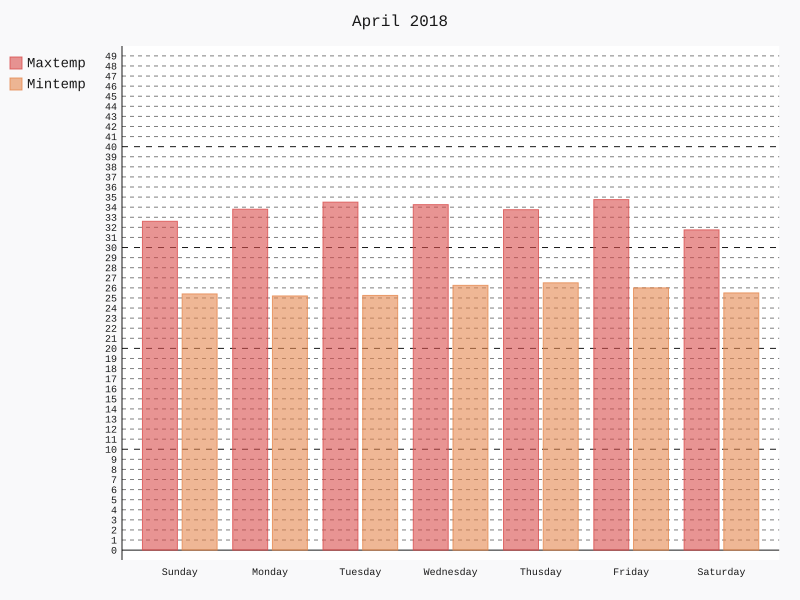

The Python source for this figure:
import pandas as pd
import pygal
from pygal.style import RedBlueStyle

def chart():
    """ Apr """
    data = pd.read_csv("4-april.csv")
    line_chart = pygal.Bar(fill=True, interpolate='cubic', style=RedBlueStyle)
    line_chart.title = 'April 2018'
    line_chart.x_labels = data.day
    line_chart.y_labels = map(int, range(0, 50, 1))
    line_chart.add('Maxtemp', data.Max)
    line_chart.add('Mintemp', data.Min)
    line_chart.render_to_file("4apr.svg")
chart()
